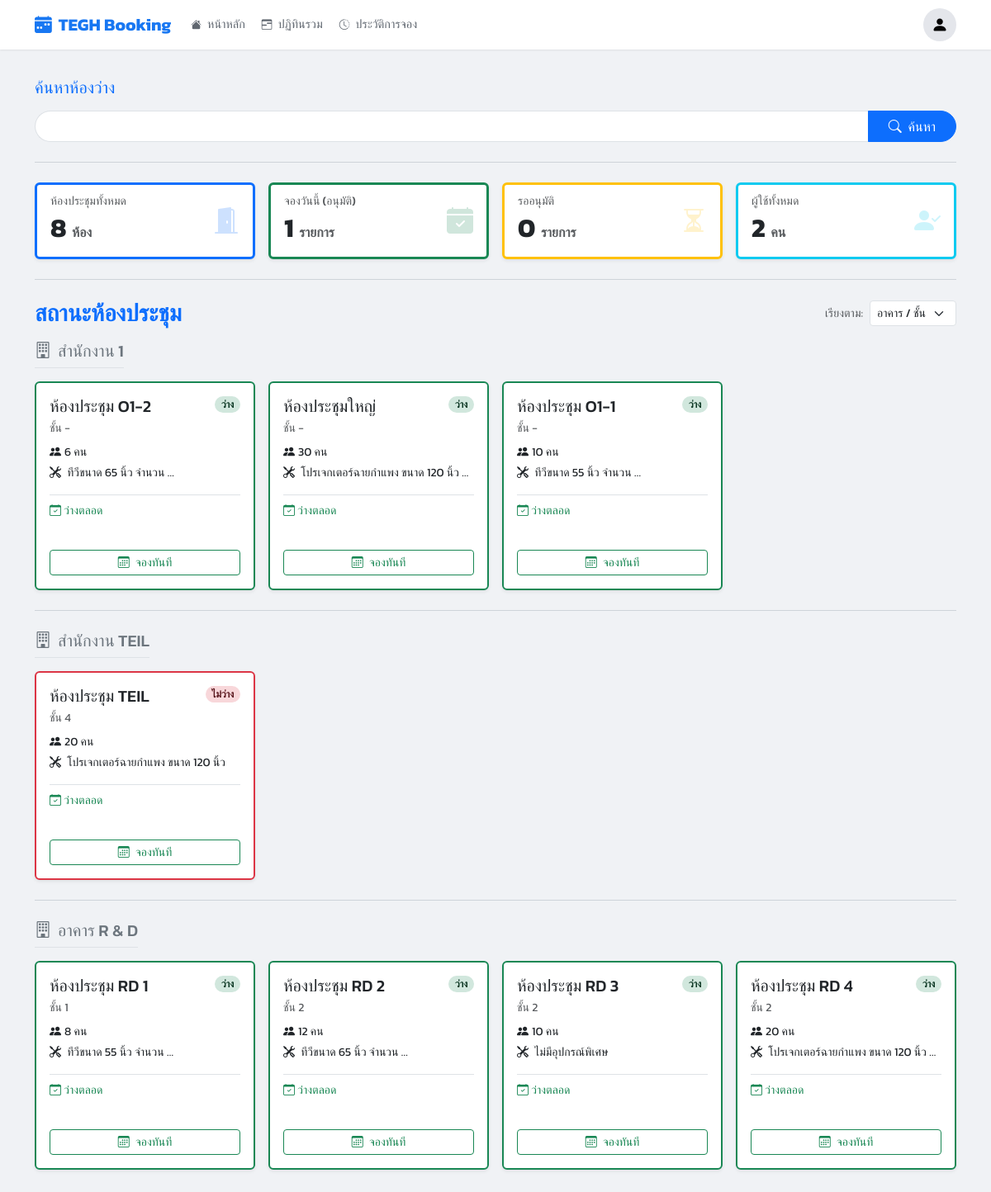
/ (signed in), run on the app's committed database.
### booking/models.py (models this page shows, shortened)
class Room(models.Model):
    name = models.CharField(max_length=100)
    building = models.CharField(max_length=100, blank=True, null=True)
    floor = models.CharField(max_length=50, blank=True, null=True)
    location = models.CharField(max_length=255, blank=True, null=True)
    capacity = models.PositiveIntegerField(default=1)
    equipment_in_room = models.TextField(blank=True, null=True, help_text="ระบุอุปกรณ์ถาวรในห้อง")
    image = models.ImageField(upload_to='room_images/', blank=True, null=True)
    approver = models.ForeignKey(User, on_delete=models.SET_NULL, null=True, blank=True, related_name='approvable_rooms')
    is_maintenance = models.BooleanField(default=False, verbose_name="ปิดปรับปรุง (Manual)")
    maintenance_start = models.DateTimeField(null=True, blank=True)
    maintenance_end = models.DateTimeField(null=True, blank=True)
    line_notify_token = models.CharField(max_length=50, blank=True, null=True)
    teams_webhook_url = models.TextField(blank=True, null=True)
    @property
    def is_currently_under_maintenance(self):
        now = timezone.now()
        if self.is_maintenance and (not self.maintenance_start or not self.maintenance_end):
            return True
        if self.maintenance_start and self.maintenance_end:
            if self.maintenance_start <= now <= self.maintenance_end:
                return True
        return False

### booking/views.py (the view)
# urls.py: path('', views.dashboard_view, name='home'),
@login_required
def dashboard_view(request):
    now = timezone.now(); sort_by = request.GET.get('sort', 'floor')
    all_rooms = Room.objects.all()
    if sort_by == 'status':
        all_rooms_sorted = sorted(all_rooms, key=lambda r: (r.is_currently_under_maintenance, not r.bookings.filter(start_time__lte=now, end_time__gt=now, status__in=['APPROVED', 'PENDING']).exists()))
    elif sort_by == 'capacity':
        all_rooms_sorted = all_rooms.order_by('-capacity')
    elif sort_by == 'name':
        all_rooms_sorted = all_rooms.order_by('name')
    else:
        all_rooms_sorted = all_rooms.order_by('building', 'floor', 'name')
    buildings = defaultdict(list)
    for r in all_rooms_sorted:
        cur = r.bookings.filter(start_time__lte=now, end_time__gt=now, status__in=['APPROVED','PENDING']).first()
        r.is_maintenance = r.is_currently_under_maintenance
        if r.is_maintenance:
            r.status, r.status_class = 'ปิดปรับปรุง', 'bg-secondary text-white'
        else:
            if cur:
                r.status, r.status_class = ('รออนุมัติ', 'bg-warning text-dark') if cur.status == 'PENDING' else ('ไม่ว่าง', 'bg-danger text-white')
            else:
                r.status, r.status_class = 'ว่าง', 'bg-success text-white'
        buildings[r.building or "General"].append(r)
    summary = {
        'total_rooms': all_rooms.count(),
        'today_bookings': Booking.objects.filter(start_time__date=now.date(), status='APPROVED').count(),
        'pending_approvals': Booking.objects.filter(status='PENDING').count(),
        'total_users_count': User.objects.count()
    }
    ctx = get_base_context(request)
    ctx.update({'buildings': dict(buildings), 'summary_cards': summary, 'current_sort': sort_by})
    return render(request, 'pages/dashboard.html', ctx)

### booking/views.py (called while the page is built)
def is_admin(user):
    return user.is_authenticated and (user.is_superuser or user.groups.filter(name='Admin').exists())

def is_approver_or_admin(user):
    return user.is_authenticated and (user.is_superuser or user.groups.filter(name__in=['Approver', 'Admin']).exists())

### templates/pages/dashboard.html (shortened to what this page needs)
{% extends 'base.html' %}
{% load static %}
{% block content %}
<div class="container-fluid px-0">
    <div class="row mb-3">
        <div class="col-12">
            <form action="{% url 'smart_search' %}" method="get">
                <label for="smartSearchInput" class="form-label h5 fw-bold text-primary"><h5>ค้นหาห้องว่าง</h5></label>
                <div class="input-group ">
                    <input type="text" class="form-control rounded-start-pill border-end-0"
                           name="q" id="smartSearchInput"
                           placeholder=""
                           value="{{ query_text|default:'' }}">
                    <button class="btn btn-primary rounded-end-pill px-4" type="submit">
                        <i class="bi bi-search me-1"></i> <span class="d-none d-sm-inline">ค้นหา</span>
                    </button>
                </div>
            </form>
        </div>
    </div>
    <hr class="section-divider">
    <div class="row g-3 mb-4">
        <div class="col-12 col-sm-6 col-xl-3">
            <div class="card kpi-card border-start border-primary border-3 shadow-sm h-100">
                <div class="card-body d-flex justify-content-between align-items-center">
                    <div>
                        <h6 class="card-subtitle text-muted mb-1 small">ห้องประชุมทั้งหมด</h6>
                        <h2 class="card-title fw-bold mb-0">{{ summary_cards.total_rooms }} <small class="text-muted fs-6">ห้อง</small></h2>
                    </div>
                    <i class="bi bi-door-open-fill kpi-icon text-primary"></i>
                </div>
            </div>
        </div>
        <div class="col-12 col-sm-6 col-xl-3">
            <div class="card kpi-card border-start border-success border-3 shadow-sm h-100">
                <div class="card-body d-flex justify-content-between align-items-center">
                    <div>
                        <h6 class="card-subtitle text-muted mb-1 small">จองวันนี้ (อนุมัติ)</h6>
                        <h2 class="card-title fw-bold mb-0">{{ summary_cards.today_bookings }} <small class="text-muted fs-6">รายการ</small></h2>
                    </div>
                     <i class="bi bi-calendar-check-fill kpi-icon text-success"></i>
                </div>
            </div>
        </div>
        <div class="col-12 col-sm-6 col-xl-3">
            <div class="card kpi-card border-start border-warning border-3 shadow-sm h-100">
                <div class="card-body d-flex justify-content-between align-items-center">
                    <div>
                        <h6 class="card-subtitle text-muted mb-1 small">รออนุมัติ</h6>
                        <h2 class="card-title fw-bold mb-0">{{ summary_cards.pending_approvals }} <small class="text-muted fs-6">รายการ</small></h2>
                    </div>
                     <i class="bi bi-hourglass-split kpi-icon text-warning"></i>
                </div>
            </div>
        </div>
        <div class="col-12 col-sm-6 col-xl-3">
            <div class="card kpi-card border-start border-info border-3 shadow-sm h-100">
                 <div class="card-body d-flex justify-content-between align-items-center">
                    <div>
                        <h6 class="card-subtitle text-muted mb-1 small">ผู้ใช้ทั้งหมด</h6>
                        <h2 class="card-title fw-bold mb-0">{{ summary_cards.total_users_count }} <small class="text-muted fs-6">คน</small></h2>
                    </div>
                     <i class="bi bi-person-check-fill kpi-icon text-info"></i>
                </div>
            </div>
        </div>
    </div>
    <hr class="section-divider">
    <div class="d-flex flex-wrap justify-content-between align-items-center mb-3 gap-2">
        <h2 class="mb-0 fw-bold text-primary fs-3">สถานะห้องประชุม</h2>
        <div class="d-flex align-items-center ms-auto">
            <label for="sortSelect" class="form-label me-2 mb-0 small text-muted text-nowrap">เรียงตาม:</label>
            <select class="form-select form-select-sm" id="sortSelect" style="width: auto;" onchange="window.location.href='?sort='+this.value">
                <option value="floor" {% if current_sort == 'floor' %}selected{% endif %}>อาคาร / ชั้น</option>
            </select>
        </div>
    </div>
    {% for building_name, rooms_in_building in buildings.items %}
        {% if not forloop.first %}
            <hr class="section-divider my-4">
        {% endif %}
        <div class="mb-4">
            <h5 class="mb-3 text-secondary border-bottom pb-2 d-inline-block"><i class="bi bi-building me-2"></i>{{ building_name }}</h5>
            <div class="row g-3 row-cols-1 row-cols-sm-2 row-cols-lg-3 row-cols-xl-4">
                {% for room in rooms_in_building %}
                <div class="col">
                    <div class="card room-card-hover border-start border-2
                        {% if room.is_maintenance %}border-secondary room-maintenance
                        {% elif room.status == 'ว่าง' %}border-success
                        {% else %}border-danger{% endif %} shadow-sm h-100">
                        <div class="card-body d-flex flex-column p-3">
                            <div class="d-flex justify-content-between align-items-start mb-2">
                                <h5 class="card-title mb-0 fs-5 text-truncate" title="{{ room.name }}">{{ room.name }}</h5>
                                {% if room.is_maintenance %}
                                    <span class="badge bg-secondary rounded-pill small">
                                        ปิดปรับปรุง
                                    </span>
                                {% else %}
                                    <span class="badge {% if room.status == 'ว่าง' %}bg-success-subtle text-success-emphasis{% else %}bg-danger-subtle text-danger-emphasis{% endif %} rounded-pill small">
                                        {{ room.status }}
                                    </span>
                                {% endif %}
                            </div>
                            <p class="card-subtitle mb-2 text-muted small">
                                ชั้น {{ room.floor|default:"-" }}
                            </p>
                            <p class="card-text small mb-1"><i class="bi bi-people-fill me-1"></i>{{ room.capacity }} คน</p>
                            <p class="card-text small mb-3 text-truncate">
                                <i class="bi bi-tools me-1"></i>
                                {{ room.equipment_in_room|truncatewords:4|default:"-" }}
                            </p>
                            <div class="mt-auto border-top pt-2">
                                {% if room.is_maintenance %}
                                    <p class="small mb-1 text-secondary">
                                        <i class="bi bi-tools"></i> **ไม่สามารถจองได้**
                                    </p>
                                    <button type="button" class="btn btn-sm btn-maintenance-alert mt-2 w-100"
                                            data-bs-toggle="modal"
                                            data-bs-target="#maintenanceAlertModal"
                                            data-room-name="{{ room.name }}">
                                        <i class="bi bi-calendar3-x me-1"></i> แจ้งเตือน
                                    </button>
                                {% else %}
                                    <p class="small mb-1 text-success"><i class="bi bi-calendar-check"></i> ว่างตลอด</p>
                                    <p class="small mb-1 text-muted">&nbsp;</p>
                                    <a href="{% url 'room_calendar' room.id %}" class="btn btn-sm btn-outline-success mt-2 w-100">
                                        <i class="bi bi-calendar3 me-1"></i> จองทันที
                                    </a>
                                {% endif %}
                            </div>
                        </div>
                    </div>
                </div>
                {% endfor %}
            </div>
        </div>
    {% empty %}
        <div class="alert alert-warning text-center">
            <i class="bi bi-exclamation-triangle-fill me-2"></i> ยังไม่มีห้องประชุมในระบบ
        </div>
    {% endfor %}
</div>
{% endblock %}

### templates/base.html (style rules this page uses)
body { background-color: #f0f2f5; font-family: 'Kanit', sans-serif; padding-top: 70px; }

### templates/pages/dashboard.html (style rules this page uses)
.kpi-card .card-body { padding: 1rem; }
.kpi-icon { font-size: 2rem; opacity: 0.2; }
.section-divider { margin-top: 1.5rem; margin-bottom: 1.5rem; border-color: #adb5bd; border-top-width: 1px; opacity: 0.5; }

### data on the page
Room: building "สำนักงาน 1", name "ห้องประชุม O1-2", status "ว่าง", floor "-", capacity "6", equipment_in_room "ทีวีขนาด 65 นิ้ว จำนวน …", is_maintenance False (drawn)
Room: name "ห้องประชุมใหญ่", status "ว่าง", floor "-", capacity "30", equipment_in_room "โปรเจกเตอร์ฉายกำแพง ขนาด 120 นิ้ว …", is_maintenance False (drawn)
Room: name "ห้องประชุม O1-1", status "ว่าง", floor "-", capacity "10", equipment_in_room "ทีวีขนาด 55 นิ้ว จำนวน …", is_maintenance False (drawn)
Room: building "สำนักงาน TEIL", name "ห้องประชุม TEIL", status "ไม่ว่าง", floor "4", capacity "20", equipment_in_room "โปรเจกเตอร์ฉายกำแพง ขนาด 120 นิ้ว", is_maintenance False (drawn)
Room: building "อาคาร R & D", name "ห้องประชุม RD 1", status "ว่าง", floor "1", capacity "8", equipment_in_room "ทีวีขนาด 55 นิ้ว จำนวน …", is_maintenance False (drawn)
Room: name "ห้องประชุม RD 2", status "ว่าง", floor "2", capacity "12", equipment_in_room "ทีวีขนาด 65 นิ้ว จำนวน …", is_maintenance False (drawn)
Room: name "ห้องประชุม RD 3", status "ว่าง", floor "2", capacity "10", equipment_in_room "ไม่มีอุปกรณ์พิเศษ", is_maintenance False (drawn)
Room: name "ห้องประชุม RD 4", status "ว่าง", floor "2", capacity "20", equipment_in_room "โปรเจกเตอร์ฉายกำแพง ขนาด 120 นิ้ว …", is_maintenance False (drawn)

### other printed values
{{ item.label }} "หน้าหลัก" "ปฏิทินรวม" "ประวัติการจอง"
{{ summary_cards.total_rooms }} "8"
{{ summary_cards.today_bookings }} "1"
{{ summary_cards.pending_approvals }} "0"
{{ summary_cards.total_users_count }} "2"
